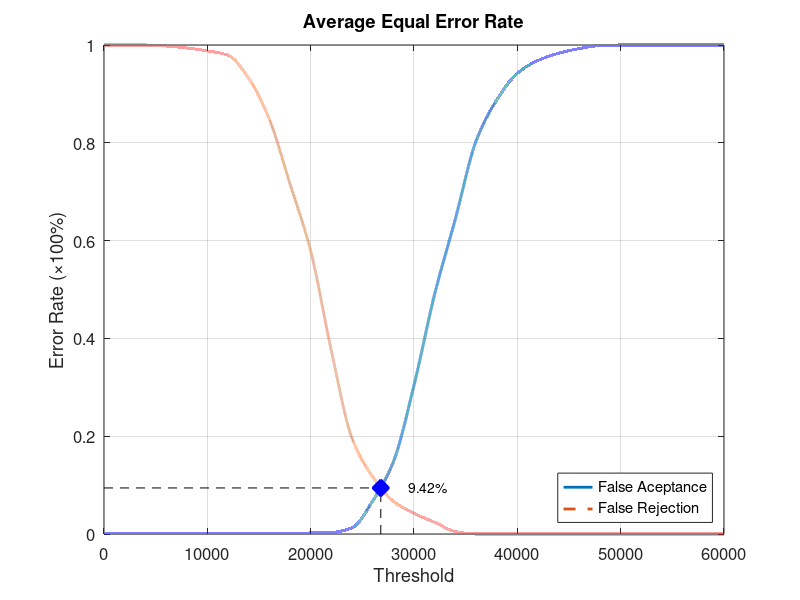
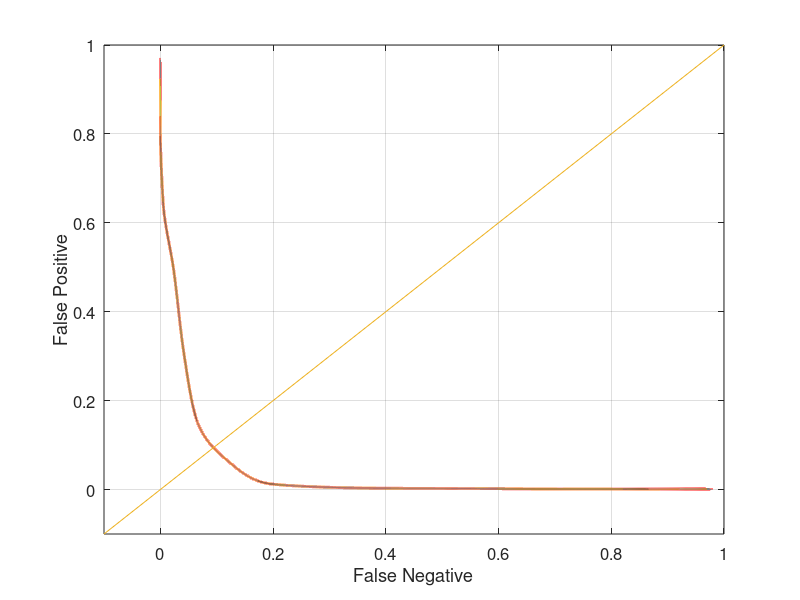

Write MATLAB code to recreate these figures, in order.
function yEER = Database3Average
close all;
clear;
clc;
x = 0:2000:60000;
xq = 0:0.5:60000;

y0 = [0 0.00105263 0.00105263 0.00105263 0.00105263 0.00105263 0.00105263 0.00105263 0.00105263 0.00105263 0.00210526 0.0031579 0.0126316 0.0673684 0.147368 0.304211 0.490526 0.644211 0.803158 0.887368 0.942105 0.968421 0.983158 0.992632 0.998947 1 1 1 1 1 1];
yy0 = interp1(x, y0, xq, 'pchip');
y1 = [1 1 1 0.998 0.994 0.988 0.979 0.932 0.848 0.716 0.579 0.375 0.196 0.117 0.067 0.042 0.024 0.005 0 0 0 0 0 0 0 0 0 0 0 0 0];
yy1 = interp1(x, y1, xq, 'pchip');

% Calculating EER: 
y2 = abs(y0 - y1);
find(y2 == min(y2))
yy2 = abs(yy0 - yy1);
xEER = find(yy2 == min(yy2));
xEERIndex = xq(xEER) % X-axis EER
yEER = yy0(xEER) % Y-axis EER

main = figure
plot(xq, yy0,'-','LineWidth', 2);	hold on
plot(xq, yy1,'--','LineWidth', 2);	hold on
plot([xEERIndex xEERIndex], [0 yEER], 'k--');	hold on
plot([0 xEERIndex], [yEER yEER], 'k--');	hold on
plot(xEERIndex, yEER, 'bx', 'LineWidth', 10);	hold on
text(xEERIndex + 10 * xEERIndex / 100, yEER, [num2str(round((10000 * yEER)) / 100) '%'])
legend('False Aceptance', 'False Rejection', 'Location', 'SouthEast')
xlabel('Threshold')
ylabel('Error Rate (\times100%)')
title('Average Equal Error Rate')
set(gca, 'FontSize', 12)
axis([0 60000 0 1])
grid on

print(main, 'Database3AverageMain', '-dpng');
FNRxFPR = figure('Color', [1 1 1]);
plot(yy1, yy0, '-', yy1, yy0, 'LineWidth', 2);
hold on
y = -0.1:0.1:1
plot(y, y); 
set(gca, 'FontSize', 12)
xlabel('False Negative')
ylabel('False Positive')
axis([-0.1 1 -0.1 1])
set(gca, 'FontSize', 12)
grid on

print(FNRxFPR, 'Database3AverageFNRxFPR','-dpng');
end
